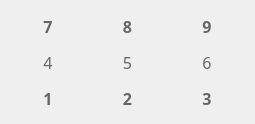
<?xml version="1.0" encoding="UTF-8"?>
<ui version="4.0">
 <class>KeyWin</class>
 <widget class="QWidget" name="KeyWin">
  <property name="geometry">
   <rect>
    <x>0</x>
    <y>0</y>
    <width>255</width>
    <height>124</height>
   </rect>
  </property>
  <property name="windowTitle">
   <string>Form</string>
  </property>
  <property name="styleSheet">
   <string notr="true">QPushButton{
	//background-color: rgb(178, 202, 202);
	border-radius:5px;
	color: rgb(102, 102, 102);
}

QPushButton:hover{
	background-color: rgb(200, 202, 202);
}

QPushButton:pressed{
	background-color: rgb(250, 202, 202);
}</string>
  </property>
  <layout class="QGridLayout" name="gridLayout">
   <item row="0" column="0">
    <layout class="QVBoxLayout" name="verticalLayout">
     <item>
      <layout class="QHBoxLayout" name="horizontalLayout">
       <item>
        <widget class="KeyBt" name="pushButton_5">
         <property name="sizePolicy">
          <sizepolicy hsizetype="Minimum" vsizetype="Minimum">
           <horstretch>0</horstretch>
           <verstretch>0</verstretch>
          </sizepolicy>
         </property>
         <property name="minimumSize">
          <size>
           <width>73</width>
           <height>0</height>
          </size>
         </property>
         <property name="font">
          <font>
           <family>华文彩云</family>
           <pointsize>12</pointsize>
           <weight>75</weight>
           <bold>true</bold>
          </font>
         </property>
         <property name="focusPolicy">
          <enum>Qt::NoFocus</enum>
         </property>
         <property name="text">
          <string>7</string>
         </property>
        </widget>
       </item>
       <item>
        <widget class="KeyBt" name="pushButton_6">
         <property name="sizePolicy">
          <sizepolicy hsizetype="Minimum" vsizetype="Minimum">
           <horstretch>0</horstretch>
           <verstretch>0</verstretch>
          </sizepolicy>
         </property>
         <property name="minimumSize">
          <size>
           <width>0</width>
           <height>0</height>
          </size>
         </property>
         <property name="font">
          <font>
           <family>华文彩云</family>
           <pointsize>12</pointsize>
           <weight>75</weight>
           <bold>true</bold>
          </font>
         </property>
         <property name="focusPolicy">
          <enum>Qt::NoFocus</enum>
         </property>
         <property name="text">
          <string>8</string>
         </property>
        </widget>
       </item>
       <item>
        <widget class="KeyBt" name="pushButton_4">
         <property name="sizePolicy">
          <sizepolicy hsizetype="Minimum" vsizetype="Minimum">
           <horstretch>0</horstretch>
           <verstretch>0</verstretch>
          </sizepolicy>
         </property>
         <property name="minimumSize">
          <size>
           <width>73</width>
           <height>0</height>
          </size>
         </property>
         <property name="font">
          <font>
           <family>华文彩云</family>
           <pointsize>12</pointsize>
           <weight>75</weight>
           <bold>true</bold>
          </font>
         </property>
         <property name="focusPolicy">
          <enum>Qt::NoFocus</enum>
         </property>
         <property name="text">
          <string>9</string>
         </property>
        </widget>
       </item>
      </layout>
     </item>
     <item>
      <layout class="QHBoxLayout" name="horizontalLayout_2">
       <item>
        <widget class="KeyBt" name="pushButton">
         <property name="sizePolicy">
          <sizepolicy hsizetype="Minimum" vsizetype="Minimum">
           <horstretch>0</horstretch>
           <verstretch>0</verstretch>
          </sizepolicy>
         </property>
         <property name="minimumSize">
          <size>
           <width>73</width>
           <height>0</height>
          </size>
         </property>
         <property name="font">
          <font>
           <family>华文彩云</family>
           <pointsize>12</pointsize>
          </font>
         </property>
         <property name="focusPolicy">
          <enum>Qt::NoFocus</enum>
         </property>
         <property name="text">
          <string>4</string>
         </property>
        </widget>
       </item>
       <item>
        <widget class="KeyBt" name="pushButton_2">
         <property name="sizePolicy">
          <sizepolicy hsizetype="Minimum" vsizetype="Minimum">
           <horstretch>0</horstretch>
           <verstretch>0</verstretch>
          </sizepolicy>
         </property>
         <property name="minimumSize">
          <size>
           <width>0</width>
           <height>0</height>
          </size>
         </property>
         <property name="font">
          <font>
           <family>华文彩云</family>
           <pointsize>12</pointsize>
          </font>
         </property>
         <property name="focusPolicy">
          <enum>Qt::NoFocus</enum>
         </property>
         <property name="text">
          <string>5</string>
         </property>
        </widget>
       </item>
       <item>
        <widget class="KeyBt" name="pushButton_3">
         <property name="sizePolicy">
          <sizepolicy hsizetype="Minimum" vsizetype="Minimum">
           <horstretch>0</horstretch>
           <verstretch>0</verstretch>
          </sizepolicy>
         </property>
         <property name="minimumSize">
          <size>
           <width>73</width>
           <height>0</height>
          </size>
         </property>
         <property name="font">
          <font>
           <family>华文彩云</family>
           <pointsize>12</pointsize>
          </font>
         </property>
         <property name="focusPolicy">
          <enum>Qt::NoFocus</enum>
         </property>
         <property name="text">
          <string>6</string>
         </property>
        </widget>
       </item>
      </layout>
     </item>
     <item>
      <layout class="QHBoxLayout" name="horizontalLayout_3">
       <item>
        <widget class="KeyBt" name="pushButton_17">
         <property name="sizePolicy">
          <sizepolicy hsizetype="Minimum" vsizetype="Minimum">
           <horstretch>0</horstretch>
           <verstretch>0</verstretch>
          </sizepolicy>
         </property>
         <property name="minimumSize">
          <size>
           <width>73</width>
           <height>0</height>
          </size>
         </property>
         <property name="font">
          <font>
           <family>华文彩云</family>
           <pointsize>12</pointsize>
           <weight>75</weight>
           <bold>true</bold>
          </font>
         </property>
         <property name="focusPolicy">
          <enum>Qt::NoFocus</enum>
         </property>
         <property name="text">
          <string>1</string>
         </property>
        </widget>
       </item>
       <item>
        <widget class="KeyBt" name="pushButton_18">
         <property name="sizePolicy">
          <sizepolicy hsizetype="Minimum" vsizetype="Minimum">
           <horstretch>0</horstretch>
           <verstretch>0</verstretch>
          </sizepolicy>
         </property>
         <property name="minimumSize">
          <size>
           <width>0</width>
           <height>0</height>
          </size>
         </property>
         <property name="font">
          <font>
           <family>华文彩云</family>
           <pointsize>12</pointsize>
           <weight>75</weight>
           <bold>true</bold>
          </font>
         </property>
         <property name="focusPolicy">
          <enum>Qt::NoFocus</enum>
         </property>
         <property name="text">
          <string>2</string>
         </property>
        </widget>
       </item>
       <item>
        <widget class="KeyBt" name="pushButton_16">
         <property name="sizePolicy">
          <sizepolicy hsizetype="Minimum" vsizetype="Minimum">
           <horstretch>0</horstretch>
           <verstretch>0</verstretch>
          </sizepolicy>
         </property>
         <property name="minimumSize">
          <size>
           <width>73</width>
           <height>0</height>
          </size>
         </property>
         <property name="font">
          <font>
           <family>华文彩云</family>
           <pointsize>12</pointsize>
           <weight>75</weight>
           <bold>true</bold>
          </font>
         </property>
         <property name="focusPolicy">
          <enum>Qt::NoFocus</enum>
         </property>
         <property name="text">
          <string>3</string>
         </property>
        </widget>
       </item>
      </layout>
     </item>
    </layout>
   </item>
  </layout>
 </widget>
 <customwidgets>
  <customwidget>
   <class>KeyBt</class>
   <extends>QPushButton</extends>
   <header location="global">keybt.h</header>
  </customwidget>
 </customwidgets>
 <resources/>
 <connections/>
</ui>
